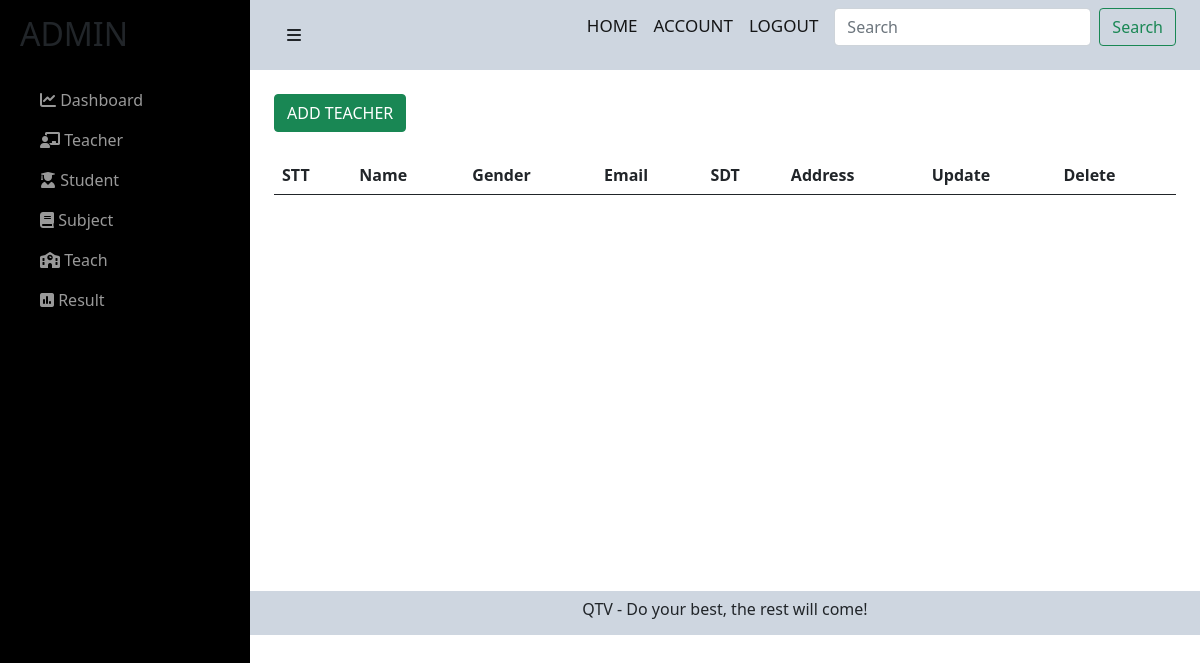
Page /admin/teacher.php on the earlier database version.
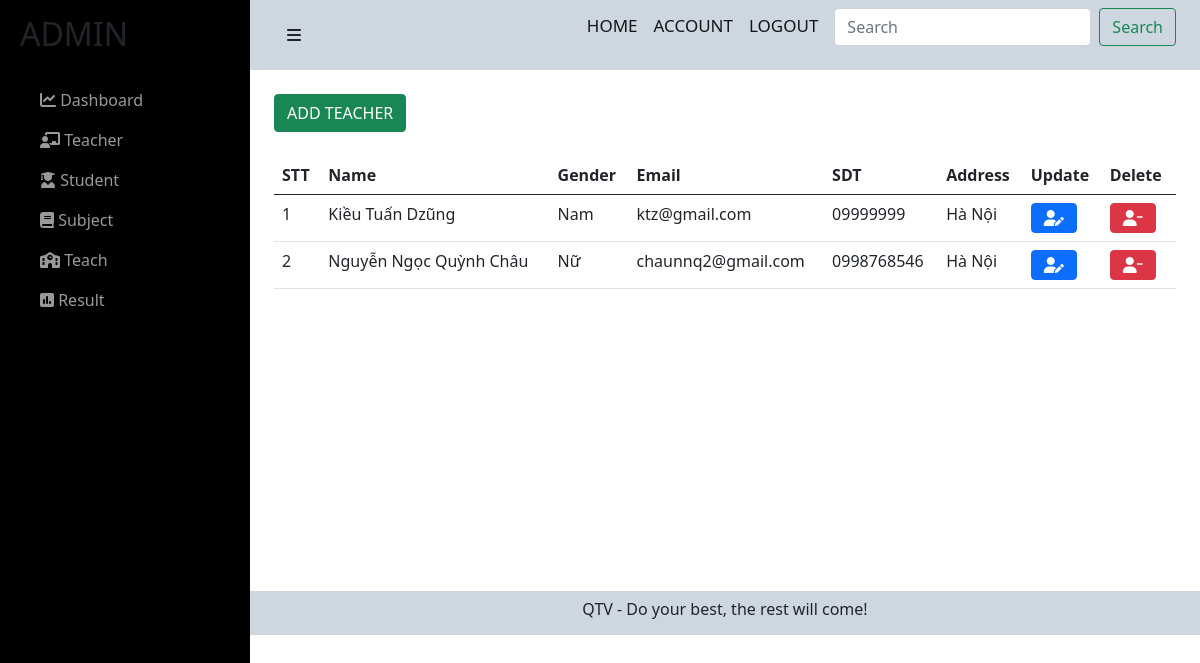
Same page on the later database version.
### tables this page shows
CREATE TABLE `giaovien` (
  `idGV` int(11) NOT NULL,
  `nameGV` varchar(255) NOT NULL,
  `genderGV` tinyint(1) NOT NULL,
  `emailGV` varchar(255) NOT NULL,
  `sdtGV` varchar(255) NOT NULL,
  `addressGV` varchar(255) NOT NULL
);

### admin/teacher.php (the view, shortened to what the changed rows need)
<?php include('../config/config.php'); ?>
<link href="https://cdn.jsdelivr.net/npm/bootstrap@5.0.2/dist/css/bootstrap.min.css" rel="stylesheet">
<link rel="stylesheet" href="https://cdnjs.cloudflare.com/ajax/libs/font-awesome/6.0.0-beta2/css/all.min.css" />
<link rel="stylesheet" href="../css/teacher-admin.css">
<div id="wrapper">
    <div id="sidebar-wrapper">
        <ul class="sidebar-nav">
        <li class="sidebar-brand">
                <h2>ADMIN</h2>
            </li>
        </ul>
    </div>
    <div id="page-content-wrapper">
        <div class="container-fluid">
            <div class="row">
                <div class="col-lg-12">
                    <div class="container">
                        <br>
                        <br><br>
                        <table class="table">
                            <thead>
                                <tr>
                                    <th scope="col">STT</th>
                                    <th scope="col">Name</th>
                                    <th scope="col">Gender</th>
                                    <th scope="col">Email</th>
                                    <th scope="col">SDT</th>
                                    <th scope="col">Address</th>
                                    <th scope="col">Update</th>
                                    <th scope="col">Delete</th>
                                </tr>
                            </thead>
                            <tbody>
                                <?php
                                $sql = "SELECT * from giaovien";
                                $res = mysqli_query($conn, $sql);
                                $sn = 1;
                                if ($res == true) {
                                    while ($row = mysqli_fetch_assoc($res)) {
                                        $genderGV = $row['genderGV'];
                                ?>
                                        <tr>
                                            <td><?php echo $sn++ ?></td>
                                            <td><?php echo $row['nameGV']; ?></td>
                                            <td>
                                                <?php if ($genderGV == 1) {
                                                    echo 'Nam';
                                                }
                                                if ($genderGV == 0) {
                                                    echo 'Nữ';
                                                }
                                                ?>
                                            </td>
                                            <td><?php echo $row['emailGV']; ?></td>
                                            <td><?php echo $row['sdtGV']; ?></td>
                                            <td><?php echo $row['addressGV']; ?></td>
                                            <td>
                                                <a href="./upd-teacher-admin.php?idGV=<?php echo $row['idGV']; ?>"><button type="button" class="btn btn-primary text-white me-2"><i class="fas fa-user-edit"></i></button></a>
                                            </td>
                                            <td>
                                                <a href="./del-teacher-admin.php?idGV=<?php echo $row['idGV']; ?>"><button type="button" class="btn btn-danger text-white me-2"><i class="fas fa-user-minus"></i></button></a>
                                            </td>
                                        </tr>
                                <?php
                                    }
                                }
                                ?>
                            </tbody>
                        </table>
                    </div>
                </div>
            </div>
        </div>
    </div>
</div>

Differences in the rows shown:
added giaovien: nameGV "Kiều Tuấn Dzũng", genderGV "Nam", emailGV "ktz@gmail.com", sdtGV "09999999", addressGV "Hà Nội"
added giaovien: nameGV "Nguyễn Ngọc Quỳnh Châu", genderGV "Nữ", emailGV "chaunnq2@gmail.com", sdtGV "0998768546", addressGV "Hà Nội"
